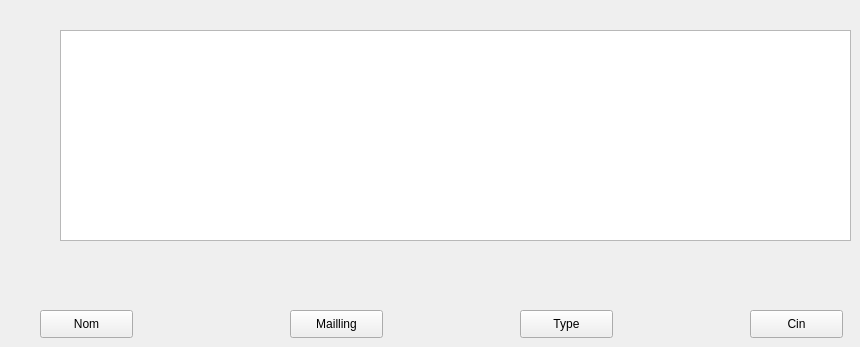
            <widget class="QWidget" name="tab_19">
             <attribute name="title">
              <string>Planing des employés</string>
             </attribute>
             <widget class="QTableView" name="tab_tri">
              <property name="geometry">
               <rect>
                <x>60</x>
                <y>30</y>
                <width>791</width>
                <height>211</height>
               </rect>
              </property>
             </widget>
             <widget class="QPushButton" name="pb_tri">
              <property name="geometry">
               <rect>
                <x>40</x>
                <y>310</y>
                <width>93</width>
                <height>28</height>
               </rect>
              </property>
              <property name="text">
               <string>Nom</string>
              </property>
             </widget>
             <widget class="QPushButton" name="pb_type">
              <property name="geometry">
               <rect>
                <x>520</x>
                <y>310</y>
                <width>93</width>
                <height>28</height>
               </rect>
              </property>
              <property name="text">
               <string>Type</string>
              </property>
             </widget>
             <widget class="QPushButton" name="pb_cin">
              <property name="geometry">
               <rect>
                <x>750</x>
                <y>310</y>
                <width>93</width>
                <height>28</height>
               </rect>
              </property>
              <property name="text">
               <string>Cin</string>
              </property>
             </widget>
             <widget class="QPushButton" name="pushButton">
              <property name="geometry">
               <rect>
                <x>290</x>
                <y>310</y>
                <width>93</width>
                <height>28</height>
               </rect>
              </property>
              <property name="text">
               <string>Mailling</string>
              </property>
             </widget>
            </widget>
